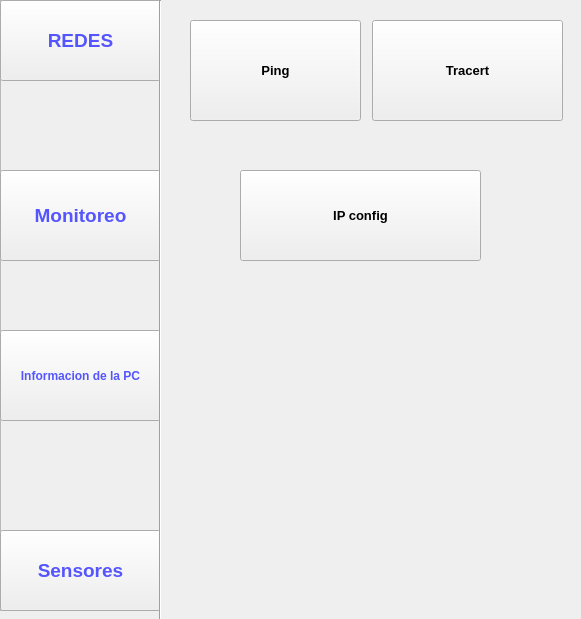
<?xml version="1.0" encoding="UTF-8"?>
<ui version="4.0">
 <class>Form</class>
 <widget class="QWidget" name="Form">
  <property name="geometry">
   <rect>
    <x>0</x>
    <y>0</y>
    <width>581</width>
    <height>619</height>
   </rect>
  </property>
  <property name="windowTitle">
   <string>Form</string>
  </property>
  <widget class="QWidget" name="verticalLayoutWidget">
   <property name="geometry">
    <rect>
     <x>0</x>
     <y>0</y>
     <width>161</width>
     <height>611</height>
    </rect>
   </property>
   <layout class="QVBoxLayout" name="verticalLayout_2">
    <item>
     <widget class="QFrame" name="frame">
      <property name="styleSheet">
       <string notr="true">border-color: rgb(85, 85, 255);
color: rgb(85, 85, 255);</string>
      </property>
      <property name="frameShape">
       <enum>QFrame::StyledPanel</enum>
      </property>
      <property name="frameShadow">
       <enum>QFrame::Raised</enum>
      </property>
      <widget class="QPushButton" name="btn_menu_redes">
       <property name="geometry">
        <rect>
         <x>0</x>
         <y>0</y>
         <width>161</width>
         <height>81</height>
        </rect>
       </property>
       <property name="font">
        <font>
         <pointsize>14</pointsize>
         <weight>75</weight>
         <bold>true</bold>
        </font>
       </property>
       <property name="text">
        <string>REDES</string>
       </property>
      </widget>
      <widget class="QPushButton" name="btn_menu_monitoreo">
       <property name="geometry">
        <rect>
         <x>0</x>
         <y>170</y>
         <width>161</width>
         <height>91</height>
        </rect>
       </property>
       <property name="font">
        <font>
         <pointsize>14</pointsize>
         <weight>75</weight>
         <bold>true</bold>
        </font>
       </property>
       <property name="text">
        <string>Monitoreo</string>
       </property>
      </widget>
      <widget class="QPushButton" name="btn_menu_sensores">
       <property name="geometry">
        <rect>
         <x>0</x>
         <y>530</y>
         <width>161</width>
         <height>81</height>
        </rect>
       </property>
       <property name="font">
        <font>
         <pointsize>14</pointsize>
         <weight>75</weight>
         <bold>true</bold>
        </font>
       </property>
       <property name="text">
        <string>Sensores</string>
       </property>
      </widget>
      <widget class="QPushButton" name="btn_menu_info">
       <property name="geometry">
        <rect>
         <x>0</x>
         <y>330</y>
         <width>161</width>
         <height>91</height>
        </rect>
       </property>
       <property name="font">
        <font>
         <pointsize>9</pointsize>
         <weight>75</weight>
         <bold>true</bold>
        </font>
       </property>
       <property name="text">
        <string>Informacion de la PC</string>
       </property>
      </widget>
     </widget>
    </item>
   </layout>
  </widget>
  <widget class="QStackedWidget" name="paginas_contenido">
   <property name="geometry">
    <rect>
     <x>180</x>
     <y>10</y>
     <width>391</width>
     <height>581</height>
    </rect>
   </property>
   <property name="currentIndex">
    <number>0</number>
   </property>
   <widget class="QWidget" name="page">
    <widget class="QPushButton" name="btn_action_ip">
     <property name="geometry">
      <rect>
       <x>60</x>
       <y>160</y>
       <width>241</width>
       <height>91</height>
      </rect>
     </property>
     <property name="font">
      <font>
       <pointsize>10</pointsize>
       <weight>75</weight>
       <bold>true</bold>
      </font>
     </property>
     <property name="text">
      <string>IP config</string>
     </property>
    </widget>
    <widget class="QPushButton" name="btn_action_tracert">
     <property name="geometry">
      <rect>
       <x>192</x>
       <y>10</y>
       <width>191</width>
       <height>101</height>
      </rect>
     </property>
     <property name="font">
      <font>
       <pointsize>10</pointsize>
       <weight>75</weight>
       <bold>true</bold>
      </font>
     </property>
     <property name="text">
      <string>Tracert</string>
     </property>
    </widget>
    <widget class="QPushButton" name="btn_action_ping">
     <property name="geometry">
      <rect>
       <x>10</x>
       <y>10</y>
       <width>171</width>
       <height>101</height>
      </rect>
     </property>
     <property name="font">
      <font>
       <pointsize>10</pointsize>
       <weight>75</weight>
       <bold>true</bold>
      </font>
     </property>
     <property name="text">
      <string>Ping</string>
     </property>
    </widget>
    <widget class="QStackedWidget" name="pag_ping">
     <property name="geometry">
      <rect>
       <x>0</x>
       <y>330</y>
       <width>381</width>
       <height>251</height>
      </rect>
     </property>
     <property name="currentIndex">
      <number>0</number>
     </property>
     <widget class="QWidget" name="page_7"/>
     <widget class="QWidget" name="page_5">
      <widget class="QLineEdit" name="txt_ping_ping">
       <property name="geometry">
        <rect>
         <x>90</x>
         <y>60</y>
         <width>181</width>
         <height>31</height>
        </rect>
       </property>
      </widget>
      <widget class="QLabel" name="label">
       <property name="geometry">
        <rect>
         <x>20</x>
         <y>65</y>
         <width>55</width>
         <height>21</height>
        </rect>
       </property>
       <property name="text">
        <string>Ping/URL:</string>
       </property>
      </widget>
      <widget class="QPushButton" name="ping_action_ping">
       <property name="geometry">
        <rect>
         <x>280</x>
         <y>60</y>
         <width>93</width>
         <height>31</height>
        </rect>
       </property>
       <property name="text">
        <string>Hacer Ping</string>
       </property>
      </widget>
      <widget class="QTextEdit" name="consola_resultados">
       <property name="geometry">
        <rect>
         <x>-7</x>
         <y>106</y>
         <width>381</width>
         <height>141</height>
        </rect>
       </property>
      </widget>
     </widget>
     <widget class="QWidget" name="page_6"/>
    </widget>
   </widget>
   <widget class="QWidget" name="page_2"/>
   <widget class="QWidget" name="page_3"/>
   <widget class="QWidget" name="page_4"/>
  </widget>
  <widget class="Line" name="line">
   <property name="geometry">
    <rect>
     <x>150</x>
     <y>0</y>
     <width>20</width>
     <height>631</height>
    </rect>
   </property>
   <property name="minimumSize">
    <size>
     <width>20</width>
     <height>631</height>
    </size>
   </property>
   <property name="styleSheet">
    <string notr="true">border-left-color: rgb(0, 0, 127);</string>
   </property>
   <property name="orientation">
    <enum>Qt::Vertical</enum>
   </property>
  </widget>
 </widget>
 <resources/>
 <connections/>
</ui>
